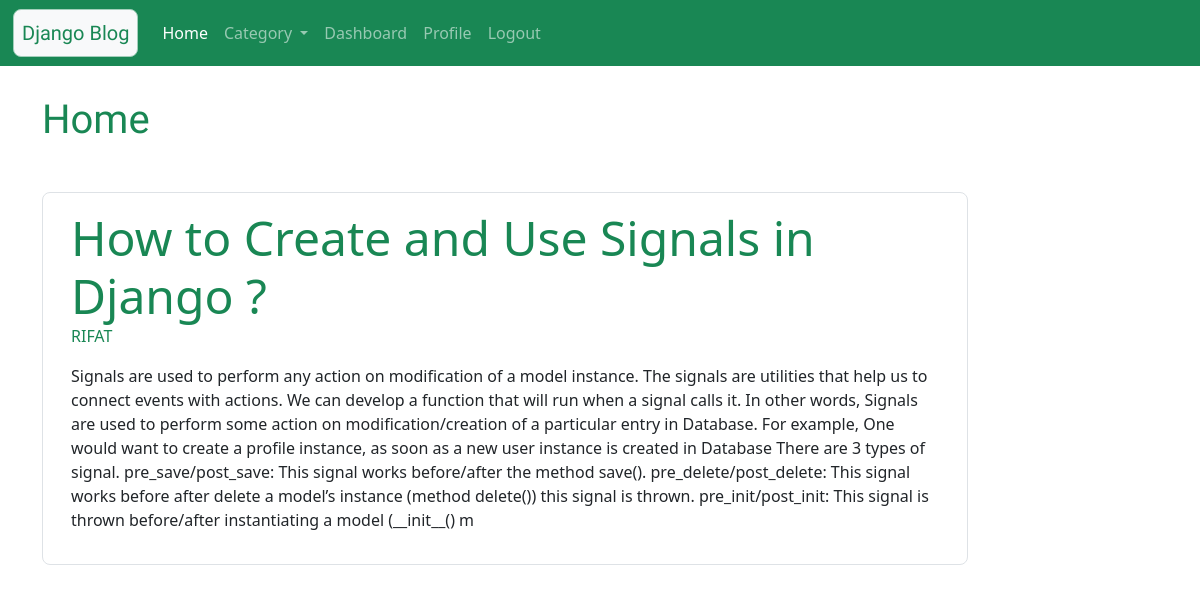
The app's page / (signed in) with its own data.
### blog/models.py (models this page shows)
class Blog(models.Model):
    user = models.ForeignKey(User,on_delete=models.CASCADE)
    title = models.CharField(max_length=150)
    description = models.TextField()
    create_at = models.DateTimeField(auto_now_add=True)
    update_at = models.DateTimeField(auto_now=True)

### blog/views.py (the view)
# urls.py: path('', views.home, name='home'),
def home(request):
    all_blog = Blog.objects.all()
    return render(request, 'blog/home.html', {'all_blog': all_blog})

### template/blog/home.html (shortened to what this page needs)
{% extends 'blog/base.html' %}
{% load static %}
{% block content %}
<div class="col-10  my-5">
  <h1 class="text-success Rounded my-5">
    Home
  </h1>
  {% for blog in all_blog %}
  <div class="jumbotron p-3 text-success border rounded-3">
    <div class="container" >
      <a href="#" class="display-5 h3 disabled-link">{{blog.title}}</a>
      <p class="text-uppercase" >{{ blog.user }}</p>
      <p class="text-dark">{{blog.description}}</p>
    </div>
  </div><br>
  {% endfor %}
{% endblock content %}

### static/blog/css/style.css (style rules this page uses)
.disabled-link:link { background-color: transparent; text-decoration: none; }
.Rounded { font-family: 'Kalam', cursive; }

### records on screen
Blog: title "How to Create and Use Signals in Django ?", user "RIFAT", description "Signals are used to perform any action on modification of a model instance. The signals are utilities that help us to connect events with actions. We can develop a function that will run when a signal calls it. In other words, Signals are used to perform some action on modification/creation of a particular entry in Database. For example, One would want to create a profile instance, as soon as a new user instance is created in Database There are 3 types of signal. pre_save/post_save: This signal works before/after the method save(). pre_delete/post_delete: This signal works before after delete a model’s instance (method delete()) this signal is thrown. pre_init/post_init: This signal is…"
